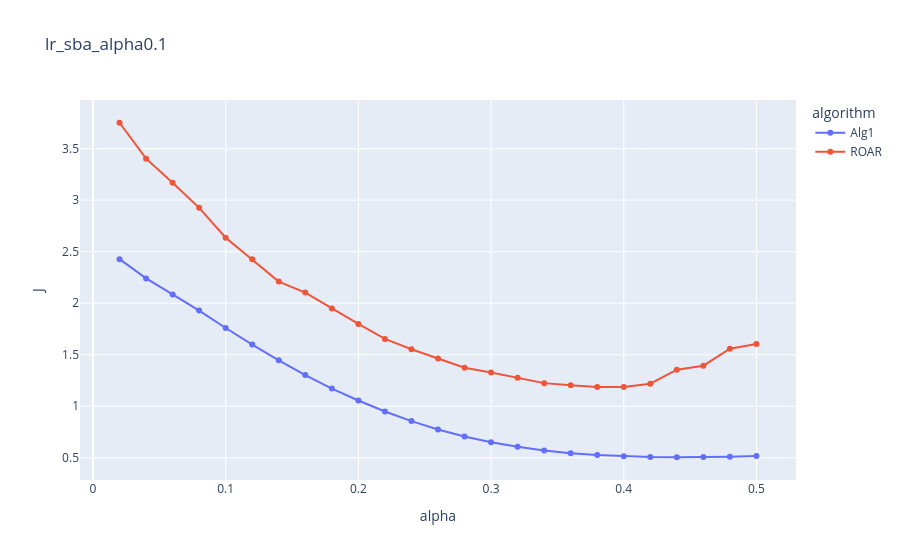

Notebook source saved alongside this figure:
### Code cell
tmp_lamb = 0.1

df_results_tmp = df_results_avg[df_results_avg['lambda'] == tmp_lamb]
df_results_tmp
px.line(df_results_tmp, x="alpha", y="J", color="algorithm",
        title=f"{params['base_model']}_{params['data']}_alpha{tmp_lamb}",
        markers=True)

### Figure 1 — Plotly figure (JSON) as saved in the notebook; plotly's stock layout.template omitted (floating-point values rounded to 4 significant figures)
{"data": [{"hovertemplate": "algorithm=Alg1<br>alpha=%{x}<br>J=%{y}<extra></extra>", "legendgroup": "Alg1", "line": {"color": "#636efa", "dash": "solid"}, "marker": {"symbol": "circle"}, "mode": "lines+markers", "name": "Alg1", "orientation": "v", "showlegend": true, "type": "scatter", "x": [0.02, 0.04, 0.06, 0.08, 0.1, 0.12, 0.14, 0.16, 0.18, 0.2, 0.22, 0.24, 0.26, 0.28, 0.3, 0.32, 0.34, 0.36, 0.38, 0.4, 0.42, 0.44, 0.46, 0.48, 0.5], "xaxis": "x", "y": [2.427, 2.241, 2.085, 1.928, 1.759, 1.598, 1.445, 1.303, 1.171, 1.055, 0.9488, 0.8553, 0.7746, 0.7064, 0.65, 0.6055, 0.5704, 0.5442, 0.5256, 0.5136, 0.5069, 0.5046, 0.5058, 0.5098, 0.516], "yaxis": "y"}, {"hovertemplate": "algorithm=ROAR<br>alpha=%{x}<br>J=%{y}<extra></extra>", "legendgroup": "ROAR", "line": {"color": "#EF553B", "dash": "solid"}, "marker": {"symbol": "circle"}, "mode": "lines+markers", "name": "ROAR", "orientation": "v", "showlegend": true, "type": "scatter", "x": [0.02, 0.04, 0.06, 0.08, 0.1, 0.12, 0.14, 0.16, 0.18, 0.2, 0.22, 0.24, 0.26, 0.28, 0.3, 0.32, 0.34, 0.36, 0.38, 0.4, 0.42, 0.44, 0.46, 0.48, 0.5], "xaxis": "x", "y": [3.751, 3.403, 3.169, 2.925, 2.636, 2.426, 2.21, 2.103, 1.947, 1.799, 1.653, 1.553, 1.463, 1.374, 1.327, 1.275, 1.224, 1.203, 1.186, 1.186, 1.218, 1.355, 1.393, 1.558, 1.604], "yaxis": "y"}], "layout": {"legend": {"title": {"text": "algorithm"}, "tracegroupgap": 0}, "title": {"text": "lr_sba_alpha0.1"}, "xaxis": {"anchor": "y", "domain": [0, 1], "title": {"text": "alpha"}}, "yaxis": {"anchor": "x", "domain": [0, 1], "title": {"text": "J"}}}}
